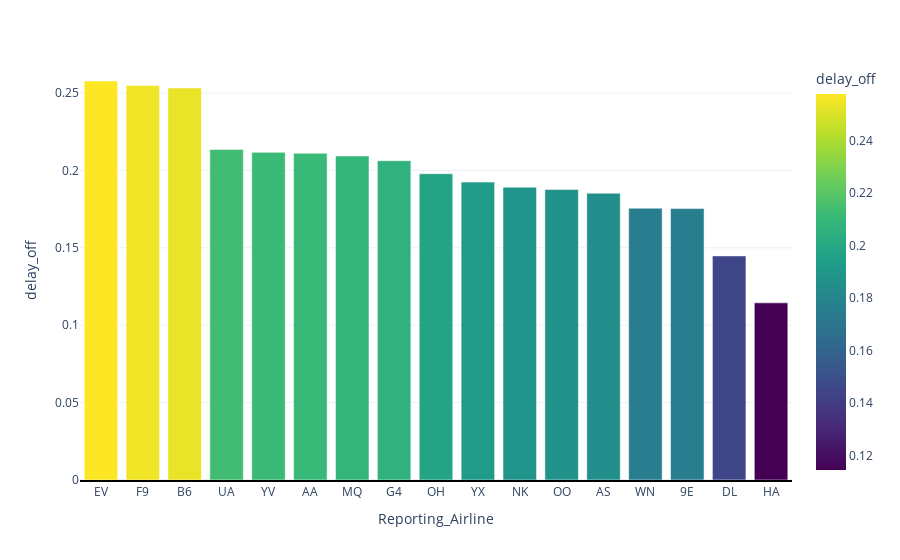

Notebook code cell kept with this figure:
### Code cell
#timeout_margin_hover_text = ['<b>Score: {x} <br>Timeouts: {y}'.format(x=x_values[i], y=timeout_margin_hist[i]) for i in range(len(timeout_margin_hist))]
#timeout_margin_hover_text[list(timeout_margin_edges).index(np.median(timeout_margins))] = '<b>Median <br> Score: {x} <br> Timeouts: {y}'.format(x=x_values[list(timeout_margin_edges).index(np.median(timeout_margins))], y=timeout_margin_hist[list(timeout_margin_edges).index(np.median(timeout_margins))])

hovertemplate ='<i> </i>: $%{y:.2f}' + '<br><b>X</b>: %{x}<br>' + '<b>%{text}</b>'

fig = px.bar(delays_by_airline, 
             x='Reporting_Airline', 
             y='delay_off',
             hover_name='airline_name',
             hover_data=[], 
             color='delay_off',
             labels={'pop':'population of Canada'},
             color_continuous_scale=px.colors.sequential.Viridis)

fig.update_layout(
    hoverlabel=dict(
        bgcolor='white', 
        font_size=16, 
        font_family="Roboto"
    )
)
fig.update_xaxes(showline=True, linewidth=2, linecolor='black')
fig.layout.template = 'plotly_white'
fig.show()

### Figure 1 — Plotly figure (JSON) as saved in the notebook; plotly's stock layout.template omitted (floating-point values rounded to 4 significant figures)
{"data": [{"alignmentgroup": "True", "hovertemplate": "<b>%{hovertext}</b><br><br>Reporting_Airline=%{x}<br>delay_off=%{marker.color}<extra></extra>", "hovertext": ["Atlantic Southeast Airlines", "Frontier Airlines", "JetBlue Airways", "United Airlines", "Mesa Airlines", "American Airlines", "American Eagle Airlines", "Allegiant Air", "Comair", "Midwest Airlines", "Spirit Airlines", "SkyWest", "Alaska Airlines", "Southwest Airlines", "Pinnacle Airlines", "Delta Air Lines", "Hawaiian Airlines"], "legendgroup": "", "marker": {"color": [0.2578, 0.2549, 0.2533, 0.2136, 0.2117, 0.2111, 0.2093, 0.2062, 0.1979, 0.1925, 0.1891, 0.1877, 0.1853, 0.1756, 0.1754, 0.1448, 0.1144], "coloraxis": "coloraxis"}, "name": "", "offsetgroup": "", "orientation": "v", "showlegend": false, "textposition": "auto", "type": "bar", "x": ["EV", "F9", "B6", "UA", "YV", "AA", "MQ", "G4", "OH", "YX", "NK", "OO", "AS", "WN", "9E", "DL", "HA"], "xaxis": "x", "y": [0.2578, 0.2549, 0.2533, 0.2136, 0.2117, 0.2111, 0.2093, 0.2062, 0.1979, 0.1925, 0.1891, 0.1877, 0.1853, 0.1756, 0.1754, 0.1448, 0.1144], "yaxis": "y"}], "layout": {"barmode": "relative", "coloraxis": {"colorbar": {"title": {"text": "delay_off"}}, "colorscale": [[0, "#440154"], [0.1111, "#482878"], [0.2222, "#3e4989"], [0.3333, "#31688e"], [0.4444, "#26828e"], [0.5556, "#1f9e89"], [0.6667, "#35b779"], [0.7778, "#6ece58"], [0.8889, "#b5de2b"], [1, "#fde725"]]}, "hoverlabel": {"bgcolor": "white", "font": {"family": "Roboto", "size": 16}}, "legend": {"tracegroupgap": 0}, "margin": {"t": 60}, "xaxis": {"anchor": "y", "domain": [0, 1], "linecolor": "black", "linewidth": 2, "showline": true, "title": {"text": "Reporting_Airline"}}, "yaxis": {"anchor": "x", "domain": [0, 1], "title": {"text": "delay_off"}}}}
